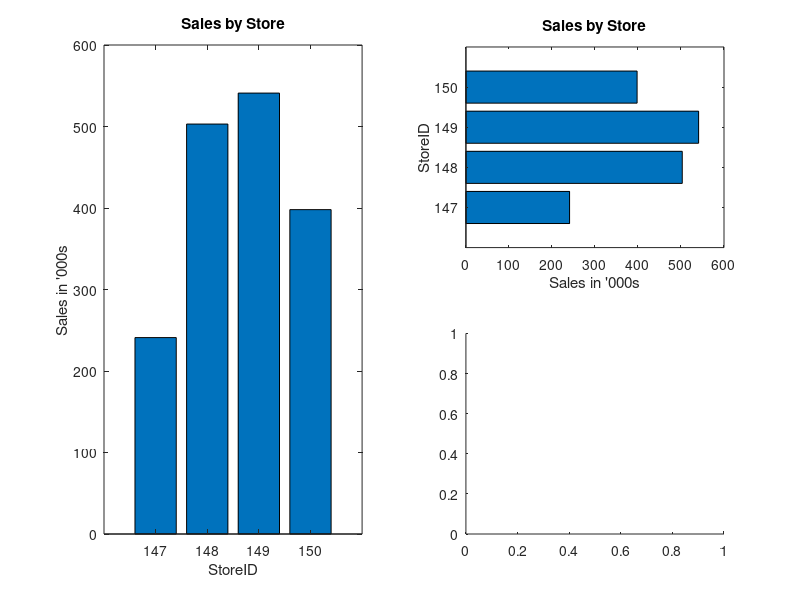

Write MATLAB code to recreate this figure. (Note: this script raises an error after producing the figure.)
val1 = '7'
val2 = 'degrees'
val3 = 7

val1 + 3

val1 = 'Virginia'
val2 = 'Oregon'
[val1, ' ',  val2]


strcat function

str1 = '95 '
str2 = ' degrees'
[str1 str2]
strcat(str1, str2)

%d for decimal, %f for floating point, %s is a string
%c is a character

radius = input("Enter the circle's radius:\n");
circ = 2 * pi * radius;
str1 = sprintf('The circumference is : %d.\n', circ);
str2 = sprintf('The circumference is: %f.\n', circ);
disp(str1)
disp(str2)

%deblank function
str1 = '   degrees';
str2 = '   95  ';

[str1 str2];
[str2 str1];

str2 = deblank(str2)
str1 = deblank(str1)

str1;
str2;

%strtrim function

str1 = strtrim(str1)
str2 = strtrim(str2)

str1 = upper(str1)
str1 = lower(str1)


str1 = 'arl'
str2 = '19arl73'

strcmp(str1, str2)

strfind(str2, str1)

str3 = 'spr';

str2 = strrep(str2, str1, str3)


val1 = 6.94;

str1 = num2str(val1);

val2 = 5;

str2 = int2str(val2);

str3 = int2str(val1);

str4 = num2str(val2);

str5 = num2str(pi, 10);

val3 = str2double(str5);


vec1 = str2num(['3 14 15 9'])

x = 15:7:64;
y = 31:-2:17;
plot(x,y, 'b^')
axis([12 70 12 40])
xlabel('Milliseconds')
ylabel('Position change in nm')
title('Position Change by Time')


x = 15:7:64;
y = sqrt(x) + 8;
plot(x,y, 'b^')
axis([0 70 0 40])
xlabel('Milliseconds')
ylabel('Position change in nm')
title('Position Change by Time')

subplot(2,2,[1,3])
storeid = 147:150;
sales = [241 503 541 398];
bar(storeid, sales)
title('Sales by Store')
xlabel('StoreID')
ylabel("Sales in '000s")

subplot(2,2,2)
storeid = 147:150;
sales = [241 503 541 398];
barh(storeid, sales)
title('Sales by Store')
ylabel('StoreID')
xlabel("Sales in '000s")

subplot(2,2,4)
sales2 = randi(200, 1, 31);
histogram(sales2)
xlabel('Sales')
ylabel('Count')
title('Sales by Amount')


storeid = [147:150];
sales = [241, 503, 541, 398];
clf
bar(storeid, sales, 0.8)
title('Sales by Store')
xlabel('StoreID')
ylabel("Sales in '000s")

storeid = 147:150;
sales = [150, 200, 125, 275];
clf
bar(storeid, sales)


vec1 = [4 21 9 31 9 14]
mean(vec1)
var(vec1)
sqrt(var(vec1))
std(vec1)

median(vec1)
mode(vec1)

a= [1 3 -2;3 5 6;2 4 3];
b= [5 7 8]';

linsolve(a, b)



